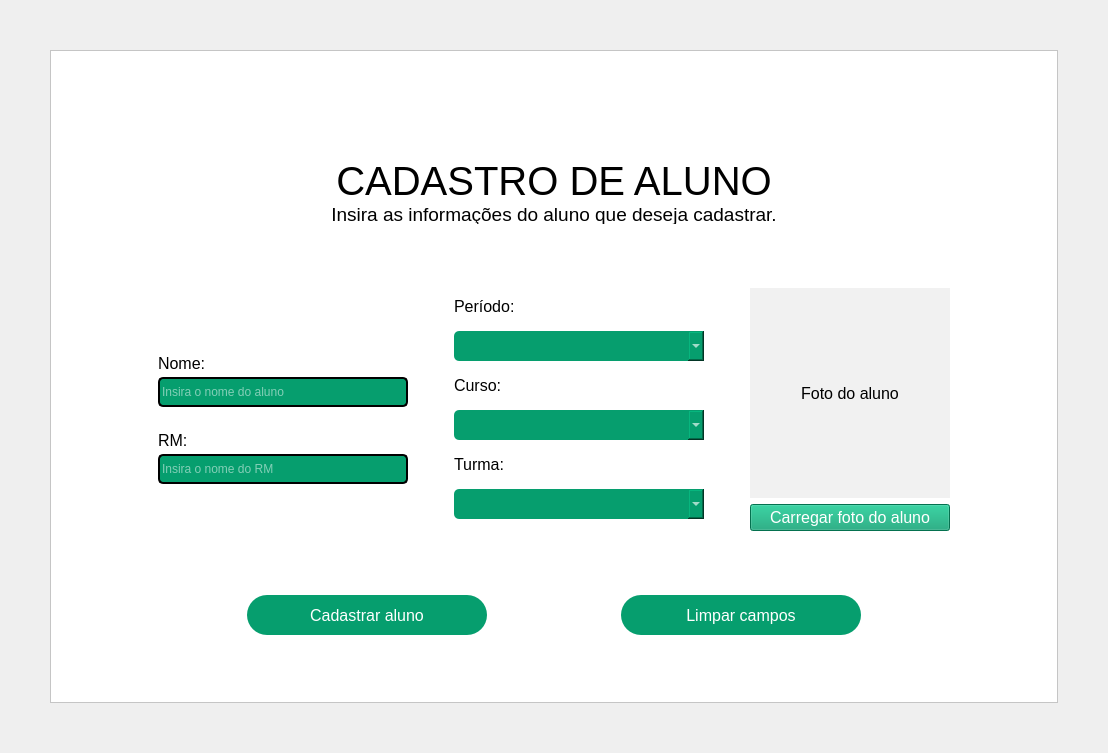
         <widget class="QWidget" name="pg_Cadastro">
          <layout class="QGridLayout" name="gridLayout_4">
           <property name="leftMargin">
            <number>50</number>
           </property>
           <property name="topMargin">
            <number>50</number>
           </property>
           <property name="rightMargin">
            <number>50</number>
           </property>
           <property name="bottomMargin">
            <number>50</number>
           </property>
           <property name="spacing">
            <number>0</number>
           </property>
           <item row="0" column="0">
            <widget class="QFrame" name="frame_3">
             <property name="styleSheet">
              <string notr="true">background-color: rgb(255, 255, 255);</string>
             </property>
             <property name="frameShape">
              <enum>QFrame::StyledPanel</enum>
             </property>
             <property name="frameShadow">
              <enum>QFrame::Raised</enum>
             </property>
             <layout class="QGridLayout" name="gridLayout_8">
              <item row="0" column="0">
               <widget class="QWidget" name="widget_5" native="true">
                <layout class="QGridLayout" name="gridLayout_10">
                 <item row="0" column="1">
                  <spacer name="verticalSpacer_10">
                   <property name="orientation">
                    <enum>Qt::Vertical</enum>
                   </property>
                   <property name="sizeHint" stdset="0">
                    <size>
                     <width>20</width>
                     <height>40</height>
                    </size>
                   </property>
                  </spacer>
                 </item>
                 <item row="2" column="1">
                  <spacer name="verticalSpacer_7">
                   <property name="orientation">
                    <enum>Qt::Vertical</enum>
                   </property>
                   <property name="sizeHint" stdset="0">
                    <size>
                     <width>20</width>
                     <height>40</height>
                    </size>
                   </property>
                  </spacer>
                 </item>
                 <item row="5" column="1">
                  <widget class="QWidget" name="widget_8" native="true">
                   <layout class="QHBoxLayout" name="horizontalLayout_9">
                    <item>
                     <layout class="QHBoxLayout" name="horizontalLayout_6">
                      <item>
                       <spacer name="horizontalSpacer_19">
                        <property name="orientation">
                         <enum>Qt::Horizontal</enum>
                        </property>
                        <property name="sizeHint" stdset="0">
                         <size>
                          <width>40</width>
                          <height>20</height>
                         </size>
                        </property>
                       </spacer>
                      </item>
                      <item>
                       <widget class="QPushButton" name="btnCadastrarAluno_PgCadastro">
                        <property name="minimumSize">
                         <size>
                          <width>240</width>
                          <height>40</height>
                         </size>
                        </property>
                        <property name="maximumSize">
                         <size>
                          <width>240</width>
                          <height>16777215</height>
                         </size>
                        </property>
                        <property name="font">
                         <font>
                          <family>Arial</family>
                          <pointsize>12</pointsize>
                         </font>
                        </property>
                        <property name="styleSheet">
                         <string notr="true">QPushButton{
	background-color:#069E6E;
	color:#ffffff;
	border-radius:20px;
}

QPushButton:hover{
	background-color:#047b55;
}

QPushButton:pressed{
	background-color: rgb(2, 45, 29);
}

QPushButton:checked{
	background-color:  rgb(2, 45, 29);
}

</string>
                        </property>
                        <property name="text">
                         <string>Cadastrar aluno</string>
                        </property>
                        <property name="icon">
                         <iconset resource="../imagens/imagens_usadas.qrc">
                          <normaloff>:/imagens/imgBtnCadastrar.png</normaloff>:/imagens/imgBtnCadastrar.png</iconset>
                        </property>
                        <property name="iconSize">
                         <size>
                          <width>36</width>
                          <height>36</height>
                         </size>
                        </property>
                       </widget>
                      </item>
                      <item>
                       <spacer name="horizontalSpacer_17">
                        <property name="orientation">
                         <enum>Qt::Horizontal</enum>
                        </property>
                        <property name="sizeHint" stdset="0">
                         <size>
                          <width>40</width>
                          <height>20</height>
                         </size>
                        </property>
                       </spacer>
                      </item>
                      <item>
                       <widget class="QPushButton" name="btnLimparCampos_PgCadastro">
                        <property name="minimumSize">
                         <size>
                          <width>240</width>
                          <height>40</height>
                         </size>
                        </property>
                        <property name="maximumSize">
                         <size>
                          <width>240</width>
                          <height>16777215</height>
                         </size>
                        </property>
                        <property name="font">
                         <font>
                          <family>Arial</family>
                          <pointsize>12</pointsize>
                         </font>
                        </property>
                        <property name="styleSheet">
                         <string notr="true">QPushButton{
	background-color:#069E6E;
	color:#ffffff;
	border-radius:20px;
}

QPushButton:hover{
	background-color:#047b55;
}

QPushButton:pressed{
	background-color: rgb(2, 45, 29);
}

QPushButton:checked{
	background-color:  rgb(2, 45, 29);
}

</string>
                        </property>
                        <property name="text">
                         <string>Limpar campos</string>
                        </property>
                        <property name="icon">
                         <iconset resource="../imagens/imagens_usadas.qrc">
                          <normaloff>:/imagens/imgBtnLimpar.png</normaloff>:/imagens/imgBtnLimpar.png</iconset>
                        </property>
                        <property name="iconSize">
                         <size>
                          <width>36</width>
                          <height>36</height>
                         </size>
                        </property>
                       </widget>
                      </item>
                      <item>
                       <spacer name="horizontalSpacer_20">
                        <property name="orientation">
                         <enum>Qt::Horizontal</enum>
                        </property>
                        <property name="sizeHint" stdset="0">
                         <size>
                          <width>40</width>
                          <height>20</height>
                         </size>
                        </property>
                       </spacer>
                      </item>
                     </layout>
                    </item>
                   </layout>
                  </widget>
                 </item>
                 <item row="3" column="2">
                  <spacer name="horizontalSpacer_22">
                   <property name="orientation">
                    <enum>Qt::Horizontal</enum>
                   </property>
                   <property name="sizeHint" stdset="0">
                    <size>
                     <width>40</width>
                     <height>20</height>
                    </size>
                   </property>
                  </spacer>
                 </item>
                 <item row="3" column="1">
                  <widget class="QWidget" name="widget_6" native="true">
                   <layout class="QHBoxLayout" name="horizontalLayout_8">
                    <item>
                     <spacer name="horizontalSpacer_48">
                      <property name="orientation">
                       <enum>Qt::Horizontal</enum>
                      </property>
                      <property name="sizeHint" stdset="0">
                       <size>
                        <width>40</width>
                        <height>20</height>
                       </size>
                      </property>
                     </spacer>
                    </item>
                    <item>
                     <layout class="QVBoxLayout" name="verticalLayout_26">
                      <item>
                       <layout class="QVBoxLayout" name="verticalLayout_8">
                        <item>
                         <spacer name="verticalSpacer_14">
                          <property name="orientation">
                           <enum>Qt::Vertical</enum>
                          </property>
                          <property name="sizeHint" stdset="0">
                           <size>
                            <width>20</width>
                            <height>40</height>
                           </size>
                          </property>
                         </spacer>
                        </item>
                        <item>
                         <widget class="QLabel" name="label_7">
                          <property name="maximumSize">
                           <size>
                            <width>16777215</width>
                            <height>15</height>
                           </size>
                          </property>
                          <property name="font">
                           <font>
                            <family>Arial</family>
                            <pointsize>12</pointsize>
                           </font>
                          </property>
                          <property name="text">
                           <string>Nome:</string>
                          </property>
                         </widget>
                        </item>
                        <item>
                         <widget class="QLineEdit" name="etyNome_PgCadastro">
                          <property name="minimumSize">
                           <size>
                            <width>250</width>
                            <height>30</height>
                           </size>
                          </property>
                          <property name="styleSheet">
                           <string notr="true">QLineEdit{
	background-color:#069E6E;
	border: 2px solid #000000;
	color: #ffffff;
	border-radius:5px;
}</string>
                          </property>
                          <property name="placeholderText">
                           <string>Insira o nome do aluno</string>
                          </property>
                         </widget>
                        </item>
                       </layout>
                      </item>
                      <item>
                       <layout class="QVBoxLayout" name="verticalLayout_25">
                        <property name="topMargin">
                         <number>20</number>
                        </property>
                        <item>
                         <widget class="QLabel" name="label_8">
                          <property name="maximumSize">
                           <size>
                            <width>16777215</width>
                            <height>15</height>
                           </size>
                          </property>
                          <property name="font">
                           <font>
                            <family>Arial</family>
                            <pointsize>12</pointsize>
                           </font>
                          </property>
                          <property name="text">
                           <string>RM:</string>
                          </property>
                         </widget>
                        </item>
                        <item>
                         <widget class="QLineEdit" name="etyRM_PgCadastro">
                          <property name="minimumSize">
                           <size>
                            <width>0</width>
                            <height>30</height>
                           </size>
                          </property>
                          <property name="styleSheet">
                           <string notr="true">QLineEdit{
	background-color:#069E6E;
	border: 2px solid #000000;
	color: #ffffff;
	border-radius:5px;
}</string>
                          </property>
                          <property name="placeholderText">
                           <string>Insira o nome do RM</string>
                          </property>
                         </widget>
                        </item>
                        <item>
                         <spacer name="verticalSpacer_15">
                          <property name="orientation">
                           <enum>Qt::Vertical</enum>
                          </property>
                          <property name="sizeHint" stdset="0">
                           <size>
                            <width>20</width>
                            <height>40</height>
                           </size>
                          </property>
                         </spacer>
                        </item>
                       </layout>
                      </item>
                     </layout>
                    </item>
                    <item>
                     <spacer name="horizontalSpacer_15">
                      <property name="orientation">
                       <enum>Qt::Horizontal</enum>
                      </property>
                      <property name="sizeHint" stdset="0">
                       <size>
                        <width>40</width>
                        <height>20</height>
                       </size>
                      </property>
                     </spacer>
                    </item>
                    <item>
                     <layout class="QVBoxLayout" name="verticalLayout_9">
                      <item>
                       <widget class="QLabel" name="label_10">
                        <property name="maximumSize">
                         <size>
                          <width>16777215</width>
                          <height>15</height>
                         </size>
                        </property>
                        <property name="font">
                         <font>
                          <family>Arial</family>
                          <pointsize>12</pointsize>
                         </font>
                        </property>
                        <property name="text">
                         <string>Período:</string>
                        </property>
                       </widget>
                      </item>
                      <item>
                       <widget class="QComboBox" name="cboxPeriodo_PgCadastro">
                        <property name="minimumSize">
                         <size>
                          <width>250</width>
                          <height>30</height>
                         </size>
                        </property>
                        <property name="styleSheet">
                         <string notr="true">QComboBox{
	background-color:#069E6E;
	border-color:#069E6E;
	color: #ffffff;
	border-radius:5px;
}

QComboBox QAbstractItemView{
	background-color:#069E6E;
	color: #ffffff;
}
</string>
                        </property>
                        <property name="placeholderText" stdset="0">
                         <string/>
                        </property>
                       </widget>
                      </item>
                      <item>
                       <widget class="QLabel" name="label_11">
                        <property name="maximumSize">
                         <size>
                          <width>16777215</width>
                          <height>15</height>
                         </size>
                        </property>
                        <property name="font">
                         <font>
                          <family>Arial</family>
                          <pointsize>12</pointsize>
                         </font>
                        </property>
                        <property name="text">
                         <string>Curso:</string>
                        </property>
                       </widget>
                      </item>
                      <item>
                       <widget class="QComboBox" name="cboxCurso_PgCadastro">
                        <property name="minimumSize">
                         <size>
                          <width>0</width>
                          <height>30</height>
                         </size>
                        </property>
                        <property name="styleSheet">
                         <string notr="true">QComboBox{
	background-color:#069E6E;
	border-color:#069E6E;
	color: #ffffff;
	border-radius:5px;
}

QComboBox QAbstractItemView{
	background-color:#069E6E;
	color: #ffffff;
}
</string>
                        </property>
                        <property name="currentText">
                         <string/>
                        </property>
                       </widget>
                      </item>
                      <item>
                       <widget class="QLabel" name="label_12">
                        <property name="maximumSize">
                         <size>
                          <width>16777215</width>
                          <height>15</height>
                         </size>
                        </property>
                        <property name="font">
                         <font>
                          <family>Arial</family>
                          <pointsize>12</pointsize>
                         </font>
                        </property>
                        <property name="text">
                         <string>Turma:</string>
                        </property>
                       </widget>
                      </item>
                      <item>
                       <widget class="QComboBox" name="cboxTurma_PgCadastro">
                        <property name="minimumSize">
                         <size>
                          <width>0</width>
                          <height>30</height>
                         </size>
                        </property>
                        <property name="styleSheet">
                         <string notr="true">QComboBox{
	background-color:#069E6E;
	border-color:#069E6E;
	color: #ffffff;
	border-radius:5px;
}

QComboBox QAbstractItemView{
	background-color:#069E6E;
	color: #ffffff;
}
</string>
                        </property>
                       </widget>
                      </item>
                     </layout>
                    </item>
                    <item>
                     <spacer name="horizontalSpacer_16">
                      <property name="orientation">
                       <enum>Qt::Horizontal</enum>
                      </property>
                      <property name="sizeHint" stdset="0">
                       <size>
                        <width>40</width>
                        <height>20</height>
                       </size>
                      </property>
                     </spacer>
                    </item>
                    <item>
                     <layout class="QVBoxLayout" name="verticalLayout_10">
                      <item>
                       <widget class="QLabel" name="lbl_ImgAluno_PgCadastro">
                        <property name="minimumSize">
                         <size>
                          <width>200</width>
                          <height>210</height>
                         </size>
                        </property>
                        <property name="font">
                         <font>
                          <family>Arial</family>
                          <pointsize>12</pointsize>
                         </font>
                        </property>
                        <property name="styleSheet">
                         <string notr="true">background-color: rgb(241, 241, 241);</string>
                        </property>
                        <property name="text">
                         <string>Foto do aluno</string>
                        </property>
                        <property name="alignment">
                         <set>Qt::AlignCenter</set>
                        </property>
                       </widget>
                      </item>
                      <item>
                       <widget class="QPushButton" name="btnCarregarFT_PgCadastro">
                        <property name="font">
                         <font>
                          <family>Arial</family>
                          <pointsize>12</pointsize>
                         </font>
                        </property>
                        <property name="styleSheet">
                         <string notr="true">QPushButton{
	background-color:#069E6E;
	color:#ffffff;
}

QPushButton:hover{
	background-color:#047b55;
}

QPushButton:pressed{
	background-color: rgb(2, 45, 29);
}

QPushButton:checked{
	background-color:  rgb(2, 45, 29);
}

</string>
                        </property>
                        <property name="text">
                         <string>Carregar foto do aluno</string>
                        </property>
                       </widget>
                      </item>
                     </layout>
                    </item>
                    <item>
                     <spacer name="horizontalSpacer_18">
                      <property name="orientation">
                       <enum>Qt::Horizontal</enum>
                      </property>
                      <property name="sizeHint" stdset="0">
                       <size>
                        <width>40</width>
                        <height>20</height>
                       </size>
                      </property>
                     </spacer>
                    </item>
                   </layout>
                  </widget>
                 </item>
                 <item row="6" column="1">
                  <spacer name="verticalSpacer_9">
                   <property name="orientation">
                    <enum>Qt::Vertical</enum>
                   </property>
                   <property name="sizeHint" stdset="0">
                    <size>
                     <width>20</width>
                     <height>40</height>
                    </size>
                   </property>
                  </spacer>
                 </item>
                 <item row="1" column="1">
                  <widget class="QWidget" name="widget_7" native="true">
                   <layout class="QHBoxLayout" name="horizontalLayout_7">
                    <item>
                     <layout class="QVBoxLayout" name="verticalLayout_7">
                      <property name="spacing">
                       <number>0</number>
                      </property>
                      <item>
                       <spacer name="verticalSpacer_6">
                        <property name="orientation">
                         <enum>Qt::Vertical</enum>
                        </property>
                        <property name="sizeHint" stdset="0">
                         <size>
                          <width>20</width>
                          <height>40</height>
                         </size>
                        </property>
                       </spacer>
                      </item>
                      <item>
                       <widget class="QLabel" name="label_5">
                        <property name="maximumSize">
                         <size>
                          <width>16777215</width>
                          <height>50</height>
                         </size>
                        </property>
                        <property name="font">
                         <font>
                          <family>Arial</family>
                          <pointsize>30</pointsize>
                         </font>
                        </property>
                        <property name="text">
                         <string>CADASTRO DE ALUNO</string>
                        </property>
                        <property name="alignment">
                         <set>Qt::AlignCenter</set>
                        </property>
                        <property name="margin">
                         <number>6</number>
                        </property>
                       </widget>
                      </item>
                      <item>
                       <widget class="QLabel" name="label_6">
                        <property name="maximumSize">
                         <size>
                          <width>16777215</width>
                          <height>20</height>
                         </size>
                        </property>
                        <property name="font">
                         <font>
                          <family>Arial</family>
                          <pointsize>14</pointsize>
                         </font>
                        </property>
                        <property name="text">
                         <string>Insira as informações do aluno que deseja cadastrar.</string>
                        </property>
                        <property name="alignment">
                         <set>Qt::AlignCenter</set>
                        </property>
                       </widget>
                      </item>
                     </layout>
                    </item>
                   </layout>
                  </widget>
                 </item>
                 <item row="3" column="0">
                  <spacer name="horizontalSpacer_21">
                   <property name="orientation">
                    <enum>Qt::Horizontal</enum>
                   </property>
                   <property name="sizeHint" stdset="0">
                    <size>
                     <width>40</width>
                     <height>20</height>
                    </size>
                   </property>
                  </spacer>
                 </item>
                 <item row="4" column="1">
                  <spacer name="verticalSpacer_8">
                   <property name="orientation">
                    <enum>Qt::Vertical</enum>
                   </property>
                   <property name="sizeHint" stdset="0">
                    <size>
                     <width>20</width>
                     <height>40</height>
                    </size>
                   </property>
                  </spacer>
                 </item>
                </layout>
                <zorder>widget_7</zorder>
                <zorder>widget_6</zorder>
                <zorder>widget_8</zorder>
                <zorder>horizontalSpacer_21</zorder>
                <zorder>horizontalSpacer_22</zorder>
                <zorder>verticalSpacer_7</zorder>
                <zorder>verticalSpacer_8</zorder>
                <zorder>verticalSpacer_9</zorder>
                <zorder>verticalSpacer_10</zorder>
               </widget>
              </item>
             </layout>
            </widget>
           </item>
          </layout>
         </widget>
